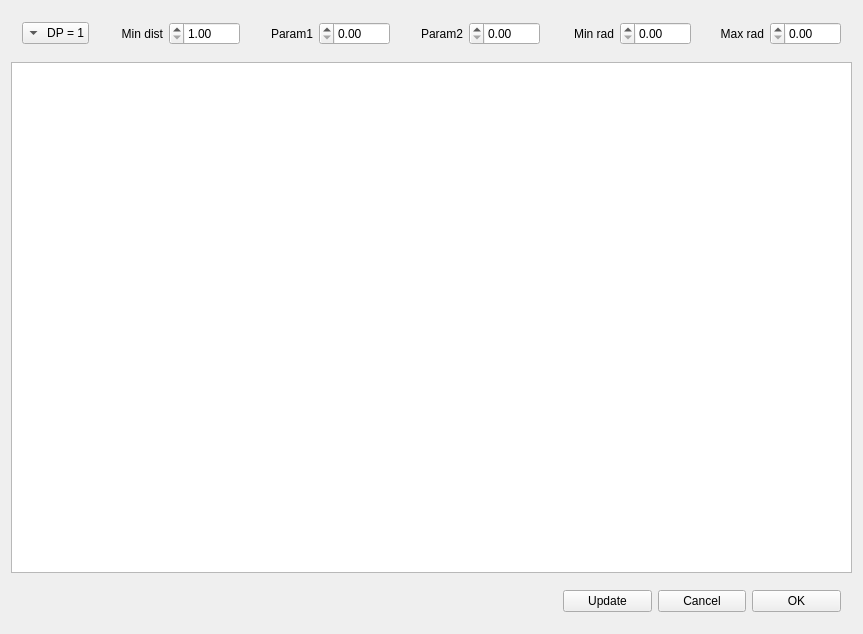
<?xml version="1.0" encoding="UTF-8"?>
<ui version="4.0">
 <class>CVActionHoughCirclesView</class>
 <widget class="CVActionView" name="CVActionHoughCirclesView">
  <property name="geometry">
   <rect>
    <x>0</x>
    <y>0</y>
    <width>863</width>
    <height>634</height>
   </rect>
  </property>
  <property name="windowTitle">
   <string>Hough circles</string>
  </property>
  <property name="layoutDirection">
   <enum>Qt::RightToLeft</enum>
  </property>
  <layout class="QVBoxLayout" name="verticalLayout">
   <item>
    <widget class="QWidget" name="widget_2" native="true">
     <layout class="QHBoxLayout" name="horizontalLayout_2">
      <item>
       <widget class="QDoubleSpinBox" name="maxRadSpinBox">
        <property name="maximum">
         <double>1000.000000000000000</double>
        </property>
       </widget>
      </item>
      <item>
       <widget class="QLabel" name="label_5">
        <property name="text">
         <string>Max rad</string>
        </property>
        <property name="alignment">
         <set>Qt::AlignRight|Qt::AlignTrailing|Qt::AlignVCenter</set>
        </property>
       </widget>
      </item>
      <item>
       <widget class="QDoubleSpinBox" name="minRadSpinBox">
        <property name="maximum">
         <double>1000.000000000000000</double>
        </property>
       </widget>
      </item>
      <item>
       <widget class="QLabel" name="label_4">
        <property name="text">
         <string>Min rad</string>
        </property>
        <property name="alignment">
         <set>Qt::AlignRight|Qt::AlignTrailing|Qt::AlignVCenter</set>
        </property>
       </widget>
      </item>
      <item>
       <widget class="QDoubleSpinBox" name="param2SpinBox">
        <property name="maximum">
         <double>1000.000000000000000</double>
        </property>
       </widget>
      </item>
      <item>
       <widget class="QLabel" name="label_3">
        <property name="text">
         <string>Param2</string>
        </property>
        <property name="alignment">
         <set>Qt::AlignRight|Qt::AlignTrailing|Qt::AlignVCenter</set>
        </property>
       </widget>
      </item>
      <item>
       <widget class="QDoubleSpinBox" name="param1SpinBox">
        <property name="maximum">
         <double>1000.000000000000000</double>
        </property>
       </widget>
      </item>
      <item>
       <widget class="QLabel" name="label_2">
        <property name="text">
         <string>Param1</string>
        </property>
        <property name="alignment">
         <set>Qt::AlignRight|Qt::AlignTrailing|Qt::AlignVCenter</set>
        </property>
       </widget>
      </item>
      <item>
       <widget class="QDoubleSpinBox" name="minDistSpinBox">
        <property name="minimum">
         <double>1.000000000000000</double>
        </property>
        <property name="maximum">
         <double>1000.000000000000000</double>
        </property>
       </widget>
      </item>
      <item>
       <widget class="QLabel" name="label">
        <property name="text">
         <string>Min dist</string>
        </property>
        <property name="alignment">
         <set>Qt::AlignRight|Qt::AlignTrailing|Qt::AlignVCenter</set>
        </property>
       </widget>
      </item>
      <item>
       <widget class="QComboBox" name="dpComboBox">
        <item>
         <property name="text">
          <string>DP = 1</string>
         </property>
        </item>
        <item>
         <property name="text">
          <string>DP = 2</string>
         </property>
        </item>
       </widget>
      </item>
     </layout>
    </widget>
   </item>
   <item>
    <widget class="QGraphicsView" name="graphicsView"/>
   </item>
   <item>
    <widget class="QWidget" name="widget" native="true">
     <property name="maximumSize">
      <size>
       <width>300</width>
       <height>16777215</height>
      </size>
     </property>
     <layout class="QHBoxLayout" name="horizontalLayout">
      <item>
       <widget class="QPushButton" name="okButton">
        <property name="maximumSize">
         <size>
          <width>100</width>
          <height>16777215</height>
         </size>
        </property>
        <property name="text">
         <string>OK</string>
        </property>
       </widget>
      </item>
      <item>
       <widget class="QPushButton" name="cancelButton">
        <property name="maximumSize">
         <size>
          <width>100</width>
          <height>16777215</height>
         </size>
        </property>
        <property name="text">
         <string>Cancel</string>
        </property>
       </widget>
      </item>
      <item>
       <widget class="QPushButton" name="updateButton">
        <property name="maximumSize">
         <size>
          <width>100</width>
          <height>16777215</height>
         </size>
        </property>
        <property name="text">
         <string>Update</string>
        </property>
       </widget>
      </item>
     </layout>
    </widget>
   </item>
  </layout>
 </widget>
 <layoutdefault spacing="6" margin="11"/>
 <customwidgets>
  <customwidget>
   <class>CVActionView</class>
   <extends>QWidget</extends>
   <header>cvactionview.h</header>
   <container>1</container>
  </customwidget>
 </customwidgets>
 <resources/>
 <connections/>
</ui>
